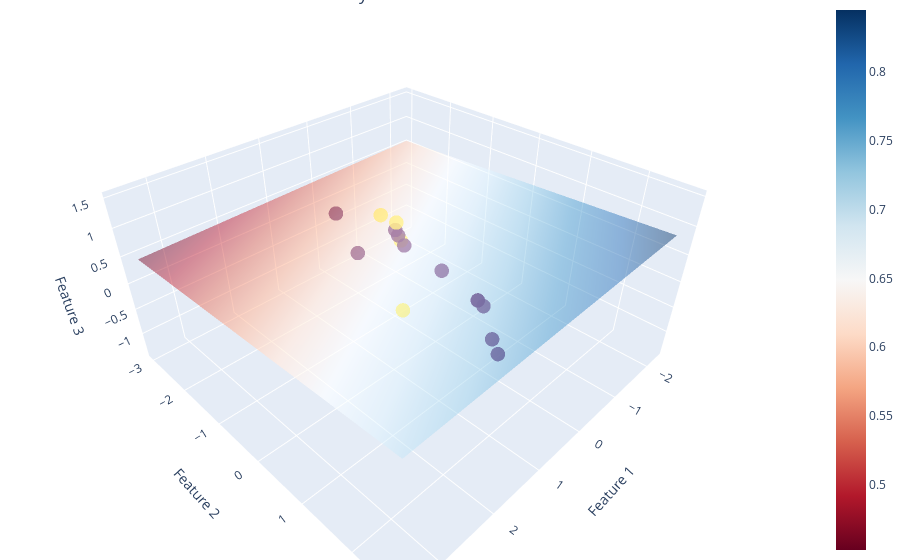

Notebook code cell kept with this figure:
### Code cell
# Calculate the decision boundary for 3 features
x_min, x_max = X_test[:, 0].min() - 1, X_test[:, 0].max() + 1
y_min, y_max = X_test[:, 1].min() - 1, X_test[:, 1].max() + 1

x1, x2 = np.meshgrid(np.linspace(x_min, x_max, 50), np.linspace(y_min, y_max, 50))
decision_boundary_x3 = (-model_3_features.intercept_ / model_3_features.coef_[0][2]
                        - model_3_features.coef_[0][0] / model_3_features.coef_[0][2] * x1
                        - model_3_features.coef_[0][1] / model_3_features.coef_[0][2] * x2)

# Plotting the validation data and the decision boundary in 3D
fig = go.Figure(data=[go.Scatter3d(x=X_test[:, 0], y=X_test[:, 1], z=X_test[:, 2], mode='markers',
                                   marker=dict(color=y_test, size=5, colorscale='Viridis', opacity=0.8),
                                   name='Validation Data'),
                      go.Surface(x=x1, y=x2, z=decision_boundary_x3, colorscale='RdBu', opacity=0.5, name='Decision Boundary')])

fig.update_layout(title='3 Features Model with Decision Boundary',
                  scene=dict(xaxis_title='Feature 1',
                             yaxis_title='Feature 2',
                             zaxis_title='Feature 3'),
                  margin=dict(l=0, r=0, b=0, t=0))
# fig.show()


# Display the plotly plots offline
import plotly.offline as py
py.init_notebook_mode(connected=True)

# Use iplot to display the figure in the notebook
py.iplot(fig)

### Figure 1 — Plotly figure (JSON) as saved in the notebook; plotly's stock layout.template omitted (floating-point values rounded to 4 significant figures; data arrays with more than 128 entries replaced by an {"elided": "..."} marker saying what was removed)
{"data": [{"marker": {"color": [1, 0, 1, 0, 0, 0, 0, 1, 0, 0, 0, 1, 0, 0, 0], "colorscale": [[0, "#440154"], [0.1111, "#482878"], [0.2222, "#3e4989"], [0.3333, "#31688e"], [0.4444, "#26828e"], [0.5556, "#1f9e89"], [0.6667, "#35b779"], [0.7778, "#6ece58"], [0.8889, "#b5de2b"], [1, "#fde725"]], "opacity": 0.8, "size": 5}, "mode": "markers", "name": "Validation Data", "type": "scatter3d", "x": [1.159, 0.5533, 0.6745, -0.2948, 0.4322, -0.05251, -1.264, 2.492, -0.416, 0.311, 1.159, 0.7957, -0.5372, -1.143, -1.264], "y": [0.3284, 0.5586, -0.5924, -1.283, -1.974, -0.8226, -0.132, 1.71, 1.019, -0.5924, -0.5924, -0.132, 0.7888, 0.09822, -0.132], "z": [1.217, 0.5354, 1.047, 0.08071, 0.4217, 0.08071, -1.34, 1.502, -1.397, 0.5354, 0.5922, 1.161, -1.283, -1.283, -1.34]}, {"colorscale": [[0, "rgb(103,0,31)"], [0.1, "rgb(178,24,43)"], [0.2, "rgb(214,96,77)"], [0.3, "rgb(244,165,130)"], [0.4, "rgb(253,219,199)"], [0.5, "rgb(247,247,247)"], [0.6, "rgb(209,229,240)"], [0.7, "rgb(146,197,222)"], [0.8, "rgb(67,147,195)"], [0.9, "rgb(33,102,172)"], [1, "rgb(5,48,97)"]], "name": "Decision Boundary", "opacity": 0.5, "type": "surface", "x": {"elided": "50x50 float values"}, "y": {"elided": "50x50 float values"}, "z": {"elided": "50x50 float values"}}], "layout": {"margin": {"b": 0, "l": 0, "r": 0, "t": 0}, "scene": {"xaxis": {"title": {"text": "Feature 1"}}, "yaxis": {"title": {"text": "Feature 2"}}, "zaxis": {"title": {"text": "Feature 3"}}}, "title": {"text": "3 Features Model with Decision Boundary"}}}
